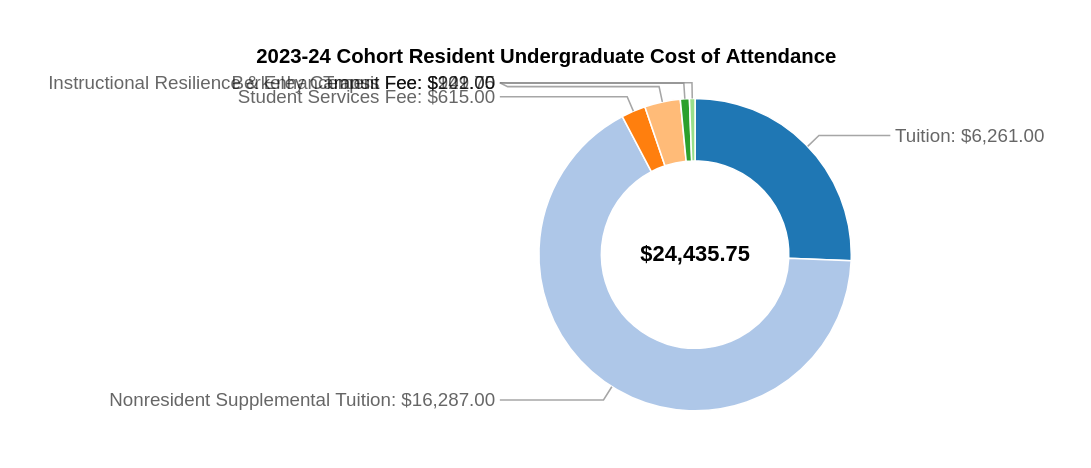

Vega-Lite specification stored for this chart:
### Vega specification from a JSON file in a GitHub repository (floating-point values rounded to 4 significant figures)
{"$schema": "https://vega.github.io/schema/vega/v6.json", "title": "2023-24 Cohort Resident Undergraduate Cost of Attendance", "description": "Donut with non-overlapping labels.", "width": 200, "height": 200, "autosize": "pad", "padding": 30, "signals": [{"name": "startAngle", "value": 0}, {"name": "sortField", "update": "''", "description": "Sort field if desired"}, {"name": "sortOrder", "update": "''", "description": "Sort order if desired (ascending or descending)"}, {"name": "labelFontSize", "init": "12", "description": "The font size used for labels"}, {"name": "labelHeight", "update": "labelFontSize", "description": "This is approximately the same as the label font size but can be adjusted if you want extra padding"}, {"name": "innerRadius", "update": "60"}, {"name": "outerRadius", "update": "100"}, {"name": "counter", "description": "Counter used to loop through an array", "value": 0, "on": [{"events": {"type": "timer", "throttle": 0}, "update": "counter<length(data('labelPositions'))?counter + 1:counter"}, {"events": {"signal": "leftRightCount"}, "update": "0"}]}, {"name": "shiftArray", "description": "An array of shift positions", "update": "{right: leftRightCount.right!=0? pluck(data('labelPositions')[0]['shiftArray'],'shift'):[], left: leftRightCount.left!=0? pluck(data('labelPositions')[leftRightCount.right]['shiftArray'],'shift'):[]}"}, {"name": "leftRightCountArray", "description": "Array of label sides", "update": "reverse(sort( pluck( data('labelPositions'), 'side')))"}, {"name": "leftRightCount", "description": "Count of  label sides", "update": "{right:lastindexof(leftRightCountArray,'right')+1,left:length(leftRightCountArray)- (lastindexof(leftRightCountArray,'right')+1)}"}, {"name": "p1", "description": "Used to loop through position array one element at a time with a running sum but reseting the counter to 0 if it ever goes negative", "value": {"right": 0, "left": 0}, "on": [{"events": {"signal": "leftRightCount"}, "update": "{'right': 0, 'left': 0}"}, {"events": {"signal": "counter"}, "update": "{right:shiftArray.right[counter-1]+p1.right<0?0:shiftArray.right[counter-1]+p1.right, left:shiftArray.left[counter-1]+p1.left<0?0:shiftArray.left[counter-1]+p1.left}", "force": true}]}, {"name": "p2", "description": "Used to reassemble the position array as a string with final shift positions", "value": {"right": [], "left": []}, "on": [{"events": {"signal": "leftRightCount"}, "update": "{'right': [], 'left': []}"}, {"events": {"signal": "p1"}, "update": "{right:length(p2.right)!=0? p1.right+','+p2.right:p1.right,left:length(p2.left)!=0? p1.left+','+p2.left:p1.left}"}]}, {"name": "shiftArrayRunning", "description": "Converts a string to an array and reverses", "update": "{right:reverse(split(p2.right,',')),left:reverse(split(p2.left,','))}"}], "data": [{"name": "table", "values": [{"id": "Tuition: $6,261.00", "value": 6261}, {"id": "Nonresident Supplemental Tuition: $16,287.00", "value": 16287}, {"id": "Student Services Fee: $615.00", "value": 615}, {"id": "Berkeley Campus Fee: $902.75", "value": 902.8}, {"id": "Transit Fee: $229.00", "value": 229.0}, {"id": "Instructional Resilience & Enhancement Fee: $141.00", "value": 141}], "transform": [{"type": "collect", "sort": {"field": {"signal": "sortField"}, "order": {"signal": "sortOrder"}}}, {"type": "pie", "field": "value", "startAngle": {"signal": "startAngle"}, "endAngle": {"signal": "round((2*PI)*10000)/10000+startAngle"}}, {"type": "formula", "as": "middleAngle", "expr": " (((datum.endAngle - datum.startAngle)/2) + datum.startAngle)-PI/2"}, {"type": "formula", "as": "side", "expr": "datum.middleAngle + PI/2  <= PI || datum.middleAngle + PI/2 >= 2*PI && datum.middleAngle + PI/2 <= PI*3?'right':'left'"}, {"type": "formula", "as": "x1", "expr": " (outerRadius *cos(datum.middleAngle))+width/2 "}, {"type": "formula", "as": "y1", "expr": " (outerRadius*sin(datum.middleAngle))+width/2 "}, {"type": "formula", "as": "x2", "expr": " ((outerRadius+10)*cos(datum.middleAngle))+width/2 "}, {"type": "formula", "as": "y2", "expr": " ((outerRadius+10)*sin(datum.middleAngle))+width/2 "}, {"type": "formula", "as": "x3", "expr": "datum.side== 'right'?outerRadius+(width/2)+20:(width/2)-outerRadius-20"}, {"type": "formula", "as": "bin", "expr": "0"}]}, {"name": "total", "source": ["table"], "transform": [{"type": "aggregate", "fields": ["value"], "ops": ["sum"], "as": ["total"]}]}, {"name": "leftExt", "source": ["table"], "transform": [{"type": "filter", "expr": "datum.side=='left'"}, {"type": "extent", "field": "y2", "signal": "leftExt"}]}, {"name": "rightExt", "source": ["table"], "transform": [{"type": "filter", "expr": "datum.side=='right'"}, {"type": "extent", "field": "y2", "signal": "rightExt"}]}, {"name": "labelSequenceRight", "transform": [{"type": "sequence", "start": {"signal": "rightExt[0]"}, "stop": {"signal": "(rightExt[1]+labelHeight)"}, "step": {"signal": "labelHeight"}, "as": "bin"}, {"type": "formula", "expr": "'right'", "as": "side"}]}, {"name": "labelSequenceLeft", "transform": [{"type": "sequence", "start": {"signal": "leftExt[0]"}, "stop": {"signal": "(leftExt[1]+labelHeight)"}, "step": {"signal": "labelHeight"}, "as": "bin"}, {"type": "formula", "expr": "'left'", "as": "side"}]}, {"name": "labelBinsRight", "source": ["rightExt", "labelSequenceRight"], "transform": [{"type": "bin", "field": "y2", "step": {"signal": "labelHeight"}, "extent": {"signal": "rightExt"}, "interval": false, "as": ["binTemp", "bin1"], "nice": false}, {"type": "formula", "expr": "datum.bin==0?datum.binTemp:datum.bin", "as": "bin"}]}, {"name": "labelBinsLeft", "source": ["leftExt", "labelSequenceLeft"], "transform": [{"type": "bin", "field": "y2", "step": {"signal": "labelHeight"}, "extent": {"signal": "leftExt"}, "interval": false, "as": ["binTemp", "bin1"], "nice": false}, {"type": "formula", "expr": "datum.bin==0?datum.binTemp:datum.bin", "as": "bin"}]}, {"name": "labelPositions", "source": ["labelBinsLeft", "labelBinsRight"], "transform": [{"type": "joinaggregate", "ops": ["count"], "as": ["count"], "groupby": ["side", "bin"]}, {"type": "filter", "expr": "datum.value != null || datum.count == 1"}, {"type": "formula", "expr": "datum.count-1", "as": "count"}, {"type": "collect", "sort": {"field": ["side", "bin"], "order": ["descending", "ascending"]}}, {"type": "window", "sort": {"field": ["bin", "y2"], "order": ["ascending", "ascending"]}, "ops": ["row_number"], "as": ["index"], "groupby": ["side"]}, {"type": "window", "sort": {"field": "index", "order": "ascending"}, "ops": ["row_number"], "groupby": ["side", "bin"]}, {"type": "formula", "expr": "datum.value==0?0:datum.row_number", "as": "row_number"}, {"type": "formula", "expr": "datum.value==null?-labelHeight:datum.row_number==1?0:labelHeight", "as": "shift"}, {"type": "collect", "sort": {"field": ["side", "index"], "order": ["descending", "ascending"]}}, {"type": "joinaggregate", "ops": ["values"], "as": ["shiftArray"], "fields": ["shift"], "groupby": ["side"]}]}, {"name": "labelPositionsFinal", "source": ["labelPositions"], "transform": [{"type": "collect", "sort": {"field": ["side", "index"], "order": ["descending", "ascending"]}}, {"type": "formula", "expr": "datum.side=='right'?toNumber(shiftArrayRunning.right[datum.index-1]):toNumber(shiftArrayRunning.left[datum.index-1])", "as": "shiftArrayRunning"}, {"type": "formula", "expr": "datum.shiftArrayRunning+datum.bin", "as": "binShifted"}, {"type": "formula", "as": "x4", "expr": "datum.side== 'right'?outerRadius+(width/2)+25:(width/2)-outerRadius-25"}, {"type": "window", "sort": {"field": "index", "order": "ascending"}, "ops": ["lead"], "fields": ["shift"], "groupby": ["side"]}, {"type": "formula", "as": "y4", "expr": "datum.y2>datum.binShifted&&datum.lead_shift<0?datum.y2:datum.binShifted"}, {"type": "formula", "as": "labelPath", "expr": "datum.value==null?'': 'M '+ datum.x1 + ' ' + datum.y1 + 'L'+ datum.x2 + ' ' + datum.y2 + ' H'+ datum.x3  +'L '+ datum.x4 + ' ' + datum.y4 "}]}], "scales": [{"name": "color", "type": "ordinal", "domain": {"data": "table", "field": "id"}, "range": {"scheme": "category20"}}], "marks": [{"type": "text", "name": "sum", "from": {"data": "total"}, "align": "center", "encode": {"enter": {"x": {"signal": "width / 2"}, "y": {"signal": "height / 2"}, "align": {"value": "center"}, "baseline": {"value": "middle"}, "fontSize": {"value": 14}, "fontWeight": {"value": "bold"}, "fill": {"value": "black"}}, "update": {"text": {"signal": "format(datum.total, '$,.2f')"}}}}, {"type": "arc", "from": {"data": "table"}, "encode": {"enter": {"fill": {"scale": "color", "field": "id"}, "x": {"signal": "width / 2"}, "y": {"signal": "height / 2"}, "stroke": {"value": "white"}}, "update": {"startAngle": {"field": "startAngle"}, "endAngle": {"field": "endAngle"}, "innerRadius": {"signal": "innerRadius"}, "outerRadius": {"signal": "outerRadius"}}}}, {"type": "path", "name": "labelPath", "from": {"data": "labelPositionsFinal"}, "encode": {"update": {"strokeWidth": {"value": 1}, "path": {"field": "labelPath"}, "stroke": {"value": "grey"}, "opacity": {"value": 0.7}}}}, {"type": "rect", "from": {"data": "labelPositionsFinal"}, "description": "Debug boxes. Opacity is set to zero but can be changed to better understand how the bins are being layed out", "encode": {"update": {"x": {"field": "x4"}, "y": {"field": "y4"}, "width": {"value": 20}, "height": {"signal": "labelHeight"}, "strokeWidth": {"value": 2}, "stroke": {"value": "grey"}, "fill": {"value": "#4682b4"}, "opacity": {"signal": "datum.value==null?0:0"}}}}, {"type": "text", "name": "labels", "from": {"data": "labelPositionsFinal"}, "encode": {"update": {"text": {"field": "id"}, "opacity": {"value": 0.6}, "fill": {"value": "black"}, "baseline": {"value": "middle"}, "align": {"signal": "datum.side=='left'?'right':'left'"}, "dx": {"signal": "datum.side=='left'?-3:3"}, "x": {"field": "x4"}, "y": {"field": "y4"}, "fontSize": {"signal": "labelFontSize"}}}}]}
